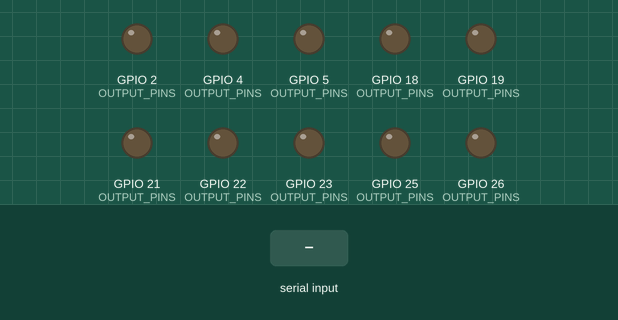
Bench run of a sketch on a simulated ESP32. Parts: output pins drawn as LEDs (lit = HIGH). The inputs (shaded band) are chosen by the test bench. What the sketch prints to the serial monitor is not drawn.

Above: at 1.2 s.
1.3 s: "5\n" received over Serial
At 2.5 s:
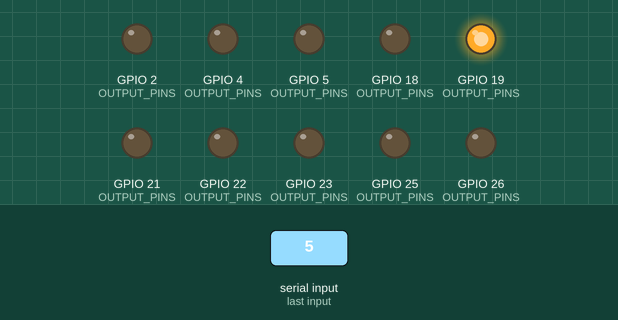
2.8 s: "90,45\n" received over Serial
4.3 s: "90\n" received over Serial
Timing chart, 0 to 7.3 s (numbered marks = the images above; inputs shaded):
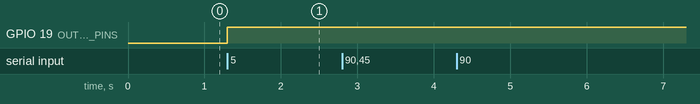

The sketch:

esp32_robot_trigger.ino
```cpp
/*
 * esp32_robot_trigger.ino
 * ================================================
 * Sketch Arduino untuk ESP32
 * Menerima angka preset dari Python via Serial USB,
 * lalu mengaktifkan gerakan robot sesuai preset.
 *
 * Protokol dari Python:
 *   - Terima string angka diikuti newline: "1\n", "2\n", dst.
 *   - Preset 1  = 1 jari (gerakkan robot ke posisi A)
 *   - Preset 2  = 2 jari (gerakkan robot ke posisi B)
 *   - dst. sampai preset 10
 *
 * Koneksi Hardware (contoh dengan relay/motor driver):
 *   - Pin OUTPUT_PIN_1  → Trigger gerakan robot preset 1
 *   - Pin OUTPUT_PIN_2  → Trigger gerakan robot preset 2
 *   - (sesuaikan dengan wiring Anda)
 *
 * Upload ke ESP32 dengan:
 *   - Board: ESP32 Dev Module
 *   - Baud Rate: 9600 (harus sama dengan ESP32_BAUD_RATE di app.py)
 * ================================================
 */

// ── Pin Output ke Driver Robot ─────────────────────────────
// Sesuaikan nomor pin dengan wiring ESP32 Anda
const int OUTPUT_PINS[] = {
  -1,   // index 0 (tidak dipakai)
  2,    // Preset 1 → GPIO 2
  4,    // Preset 2 → GPIO 4
  5,    // Preset 3 → GPIO 5
  18,   // Preset 4 → GPIO 18
  19,   // Preset 5 → GPIO 19
  21,   // Preset 6 → GPIO 21
  22,   // Preset 7 → GPIO 22
  23,   // Preset 8 → GPIO 23
  25,   // Preset 9 → GPIO 25
  26,   // Preset 10 → GPIO 26
};
const int NUM_PRESETS = 10;

// Durasi sinyal HIGH dalam milidetik (sesuaikan dengan kebutuhan robot)
const int PULSE_DURATION_MS = 500;

// Variabel untuk buffer Serial
String receivedData = "";
int currentPreset = 0;

// ── Setup ──────────────────────────────────────────────────
void setup() {
  Serial.begin(9600);

  // Set semua pin output ke LOW (idle)
  for (int i = 1; i <= NUM_PRESETS; i++) {
    pinMode(OUTPUT_PINS[i], OUTPUT);
    digitalWrite(OUTPUT_PINS[i], LOW);
  }

  Serial.println("ESP32 Robot Trigger Ready");
  Serial.println("Menunggu perintah preset dari Python...");
}

// ── Loop Utama ─────────────────────────────────────────────
void loop() {
  // Baca data dari Serial (dikirim oleh Python)
  while (Serial.available() > 0) {
    char c = (char)Serial.read();

    if (c == '\n') {
      // Proses string yang sudah diterima
      receivedData.trim();
      if (receivedData.length() > 0) {
        int preset = receivedData.toInt();
        if (preset >= 1 && preset <= NUM_PRESETS) {
          activatePreset(preset);
        } else {
          Serial.println("ERROR: Preset tidak valid: " + receivedData);
        }
      }
      receivedData = ""; // Reset buffer
    } else {
      receivedData += c; // Tambah karakter ke buffer
    }
  }
}

// ── Fungsi Aktifkan Preset ─────────────────────────────────
void activatePreset(int preset) {
  // Matikan semua output dulu (reset state)
  for (int i = 1; i <= NUM_PRESETS; i++) {
    digitalWrite(OUTPUT_PINS[i], LOW);
  }

  // Aktifkan output untuk preset yang dipilih
  int pin = OUTPUT_PINS[preset];
  digitalWrite(pin, HIGH);

  Serial.print("Preset ");
  Serial.print(preset);
  Serial.print(" aktif → GPIO ");
  Serial.println(pin);

  // Delay sesuai durasi pulse (bisa dihilangkan jika ingin sinyal terus menyala)
  // Uncomment baris di bawah jika ingin sinyal hanya HIGH sementara:
  // delay(PULSE_DURATION_MS);
  // digitalWrite(pin, LOW);

  currentPreset = preset;
}
```

Measured:
- after the input at 1.3 s, GPIO 19 (OUTPUT_PINS): LOW → HIGH at once
- after the input at 2.8 s, every drawn part: stays the same
- after the input at 4.3 s, every drawn part: stays the same
